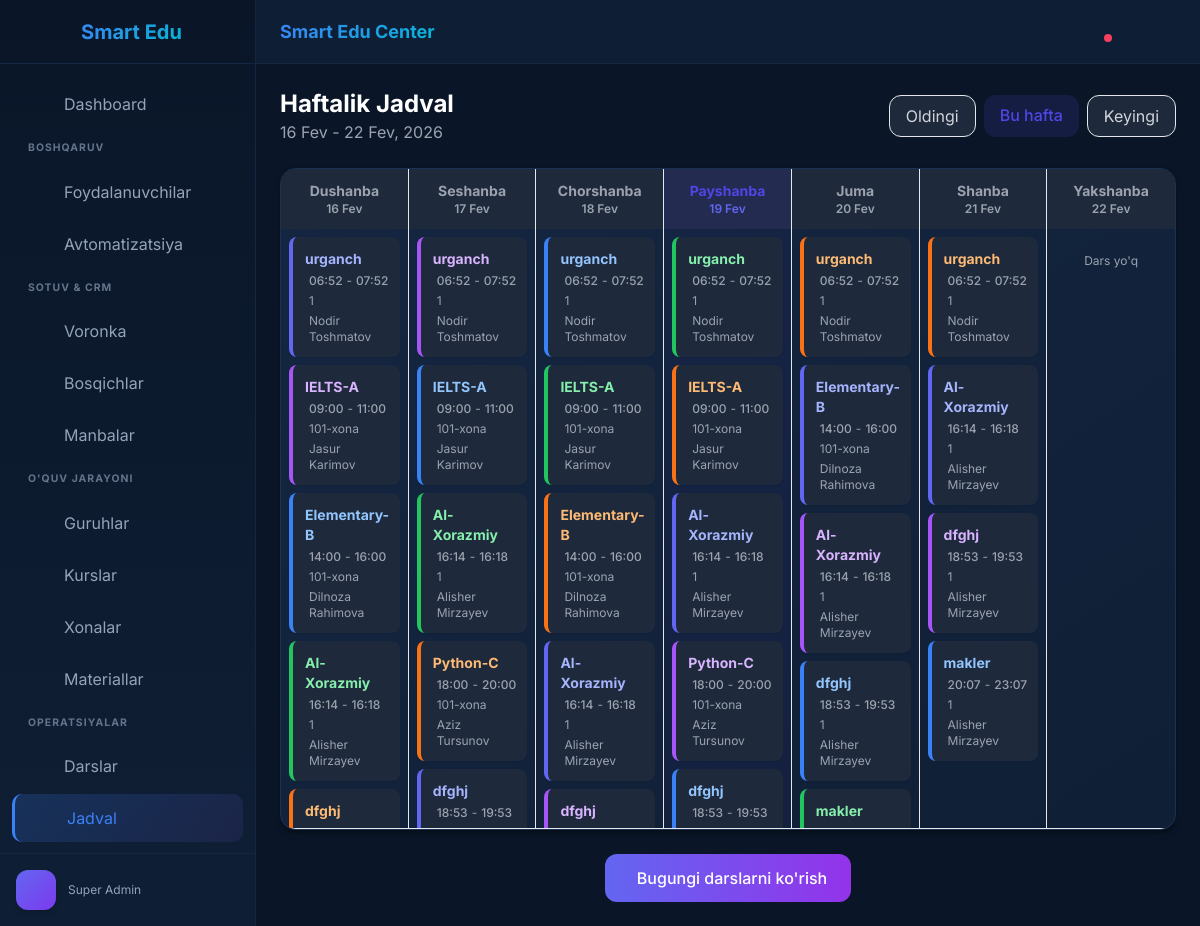
Screenshot of /operations/schedule/ (signed in) with the database file from the repository.
### apps/users/models.py (models this page shows, shortened)
class User(AbstractUser, TenantAwareModel):
    ROLE_CHOICES = (
        ('super_admin', 'Super Admin'),  # Platforma egasi
        ('owner', 'Direktor'),  # Markaz egasi
        ('admin', 'Administrator'),  # Filial boshqaruvchisi
        ('teacher', 'O\'qituvchi'),
        ('student', 'O\'quvchi'),
        ('parent', 'Ota-ona'),
        ('staff', 'Xodim'),  # Boshqa xodimlar
    )
    username = None  # Usernameni o'chiramiz
    phone = models.CharField(max_length=20, unique=True, verbose_name="Telefon raqam")
    telegram_id = models.BigIntegerField(null=True, blank=True, unique=True, verbose_name="Telegram ID")
    USERNAME_FIELD = 'phone'
    REQUIRED_FIELDS = []
    objects = CustomUserManager()
    role = models.CharField(max_length=20, choices=ROLE_CHOICES, default='student', verbose_name="Roli")
    branch = models.ForeignKey('organizations.Branch', on_delete=models.SET_NULL, null=True, blank=True,
                               verbose_name="Filial")
    middle_name = models.CharField(max_length=50, blank=True, verbose_name="Otasining ismi")
    birth_date = models.DateField(null=True, blank=True, verbose_name="Tug'ilgan sana")
    avatar = models.ImageField(upload_to='avatars/%Y/%m/', blank=True, null=True, verbose_name="Rasm")
    nfc_card_id = models.CharField(max_length=50, blank=True, null=True, unique=True, verbose_name="NFC ID (Turniket)")
    profile_data = models.JSONField(default=dict, blank=True, verbose_name="Qo'shimcha Info")
    balance = models.DecimalField(max_digits=12, decimal_places=2, default=0, verbose_name="Hisob (Balans)")
    organization = models.ForeignKey(
        'organizations.Organization',
        on_delete=models.CASCADE,
        related_name='users',
        null=True,
        blank=True
    )
    class Meta:
        db_table = 'users'
        verbose_name = "Foydalanuvchi"
        verbose_name_plural = "Foydalanuvchilar"
        indexes = [
            models.Index(fields=['organization', 'role']),
            models.Index(fields=['organization', 'branch']),
            models.Index(fields=['phone']),
            models.Index(fields=['telegram_id']),
        ]

### apps/education/models.py (models this page shows, shortened)
class Group(TenantAwareModel):
    STATUS_CHOICES = (
        ('pending', 'Yig\'ilmoqda'),
        ('active', 'Dars ketmoqda'),
        ('finished', 'Tugatilgan'),
        ('cancelled', 'Bekor qilingan'),
    )
    name = models.CharField(max_length=100, verbose_name="Guruh nomi")  # M: IELTS-A
    course = models.ForeignKey(Course, on_delete=models.CASCADE, related_name='groups', verbose_name="Kurs")
    teacher = models.ForeignKey(
        User,
        on_delete=models.SET_NULL,
        null=True,
        limit_choices_to={'role': 'teacher'},
        related_name='teaching_groups',
        verbose_name="O'qituvchi"
    )
    status = models.CharField(max_length=20, choices=STATUS_CHOICES, default='pending', verbose_name="Holati")
    start_date = models.DateField(null=True, blank=True, verbose_name="Boshlanish sanasi")
    end_date = models.DateField(null=True, blank=True, verbose_name="Tugash sanasi")
    schedule_days = models.JSONField(default=list, verbose_name="Dars kunlari (1=Dush...7=Yak)")
    start_time = models.TimeField(null=True, blank=True, verbose_name="Boshlanish vaqti")
    end_time = models.TimeField(null=True, blank=True, verbose_name="Tugash vaqti")
    room = models.ForeignKey(Room, on_delete=models.SET_NULL, null=True, related_name='groups', verbose_name="Xona")
    class Meta:
        db_table = 'groups'
        verbose_name = "Guruh"
        verbose_name_plural = "Guruhlar"

class Room(TenantAwareModel):
    name = models.CharField(max_length=50, verbose_name="Xona nomi")
    capacity = models.PositiveIntegerField(default=10, verbose_name="Sig'imi")
    has_projector = models.BooleanField(default=False, verbose_name="Proyektor bormi?")
    class Meta:
        db_table = 'rooms'
        verbose_name = "Xona"
        verbose_name_plural = "Xonalar"

### apps/operations/views.py (the view)
# urls.py: path('schedule/', views.schedule_view, name='schedule'),
@login_required
def schedule_view(request):
    org = request.user.organization
    user = request.user
    today = timezone.now().date()
    start_of_week = today - timedelta(days=today.weekday())
    end_of_week = start_of_week + timedelta(days=6)
    week_offset = int(request.GET.get('week', 0))
    start_of_week += timedelta(weeks=week_offset)
    end_of_week += timedelta(weeks=week_offset)
    if user.role == 'super_admin' or not org:
        groups = Group.objects.filter(
            is_deleted=False,
            status__in=['active', 'pending']
        ).select_related('teacher', 'room', 'course')
    else:
        groups = Group.objects.filter(
            organization=org,
            is_deleted=False,
            status__in=['active', 'pending']
        ).select_related('teacher', 'room', 'course')
    if user.role == 'teacher':
        groups = groups.filter(teacher=user)
    elif user.role == 'student':
        my_groups = GroupStudent.objects.filter(
            student=user, status='active'
        ).values_list('group_id', flat=True)
        groups = groups.filter(id__in=my_groups)
    day_names = ['', 'Dushanba', 'Seshanba', 'Chorshanba', 'Payshanba', 'Juma', 'Shanba', 'Yakshanba']
    week_days = []
    for i in range(7):
        day_number = i + 1  # 1-7 (Dushanba-Yakshanba)
        day_date = start_of_week + timedelta(days=i)
        day_groups = []
        for group in groups:
            if group.schedule_days and day_number in group.schedule_days:
                day_groups.append({
                    'group': group,
                    'name': group.name,
                    'start_time': group.start_time,
                    'end_time': group.end_time,
                    'room': group.room,
                    'teacher': group.teacher,
                    'course': group.course,
                })
        day_groups.sort(key=lambda x: x['start_time'] if x['start_time'] else timezone.now().time())
        week_days.append({
            'day_number': day_number,
            'day_name': day_names[day_number],
            'date': day_date,
            'is_today': day_date == today,
            'groups': day_groups,
        })
    context = {
        'week_days': week_days,
        'start_of_week': start_of_week,
        'end_of_week': end_of_week,
        'week_offset': week_offset,
        'today': today,
    }
    return render(request, 'operations/schedule.html', context)

### apps/core/context_processors.py (called while the page is built)
def tenant_context(request):
    return {
        'organization': request.organization
    }

### templates/operations/schedule.html (shortened to what this page needs)
{% extends 'base.html' %}
{% block content %}
<div class="space-y-6">
    <div class="flex items-center justify-between">
        <div>
            <h1 class="text-2xl font-bold text-gray-800 dark:text-white">Haftalik Jadval</h1>
            <p class="text-gray-500 dark:text-gray-400">
                {{ start_of_week|date:"d M" }} - {{ end_of_week|date:"d M, Y" }}
            </p>
        </div>
        <div class="flex gap-2">
            <a href="?week={{ week_offset|add:'-1' }}"
                class="px-4 py-2 bg-white dark:bg-dark-800 rounded-xl border border-gray-200 dark:border-dark-600 text-gray-600 dark:text-gray-300 hover:bg-gray-50 transition">
                 Oldingi
            </a>
            {% if week_offset != 0 %}
            <a href="?week=0"
                class="px-4 py-2 bg-indigo-100 dark:bg-indigo-900/30 text-indigo-600 rounded-xl font-medium hover:bg-indigo-200 transition">
                Bu hafta
            </a>
            {% else %}
            <span class="px-4 py-2 bg-indigo-100 dark:bg-indigo-900/30 text-indigo-600 rounded-xl font-medium">
                Bu hafta
            </span>
            {% endif %}
            <a href="?week={{ week_offset|add:'1' }}"
                class="px-4 py-2 bg-white dark:bg-dark-800 rounded-xl border border-gray-200 dark:border-dark-600 text-gray-600 dark:text-gray-300 hover:bg-gray-50 transition">
                Keyingi
            </a>
        </div>
    </div>
    <div class="glass-panel rounded-2xl overflow-hidden">
        <div
            class="grid grid-cols-7 bg-gray-50 dark:bg-dark-800 text-center text-sm font-semibold text-gray-600 dark:text-gray-400">
            {% for day in week_days %}
            <div
                class="py-3 border-r border-gray-200 dark:border-dark-600 last:border-r-0 {% if day.is_today %}bg-indigo-100 dark:bg-indigo-900/30 text-indigo-600{% endif %}">
                <div class="font-bold">{{ day.day_name }}</div>
                <div class="text-xs {% if day.is_today %}text-indigo-500{% else %}text-gray-400{% endif %}">
                    {{ day.date|date:"d M" }}
                </div>
            </div>
            {% endfor %}
        </div>
        <div class="grid grid-cols-7 min-h-[400px]">
            {% for day in week_days %}
            <div class="border-r border-b border-gray-200 dark:border-dark-700 p-2 space-y-2 last:border-r-0 overflow-y-auto max-h-[600px]
                {% if day.is_today %}bg-indigo-50/50 dark:bg-indigo-900/10{% endif %}">
                {% for item in day.groups %}
                <div
                    class="p-3 rounded-lg bg-white dark:bg-dark-800 border-l-4 shadow-sm hover:shadow-md transition cursor-pointer
                    {% cycle 'border-indigo-500' 'border-purple-500' 'border-blue-500' 'border-green-500' 'border-orange-500' %}">
                    <p class="font-bold text-sm mb-1
                    {% cycle 'text-indigo-700 dark:text-indigo-300' 'text-purple-700 dark:text-purple-300' 'text-blue-700 dark:text-blue-300' 'text-green-700 dark:text-green-300' 'text-orange-700 dark:text-orange-300' %}">
                        {{ item.name }}
                    </p>
                    <div class="mt-1 flex items-center gap-1 text-xs text-gray-600 dark:text-gray-400">
                        {% if item.start_time %}
                        <span class="font-medium">{{ item.start_time|time:"H:i" }}</span>
                        {% if item.end_time %}
                        <span>-</span>
                        <span class="font-medium">{{ item.end_time|time:"H:i" }}</span>
                        {% endif %}
                        {% else %}
                        <span class="text-gray-400">Vaqt belgilanmagan</span>
                        {% endif %}
                    </div>
                    {% if item.room %}
                    <div class="mt-1 flex items-center gap-1 text-xs text-gray-500 dark:text-gray-400">
                        <span>{{ item.room.name }}</span>
                    </div>
                    {% endif %}
                    {% if item.teacher %}
                    <div class="mt-1 flex items-center gap-1 text-xs text-gray-500 dark:text-gray-400">
                        <span>{{ item.teacher.first_name }} {{ item.teacher.last_name }}</span>
                    </div>
                    {% endif %}
                </div>
                {% empty %}
                <p class="text-xs text-gray-400 text-center py-4">Dars yo'q</p>
                {% endfor %}
            </div>
            {% endfor %}
        </div>
    </div>
    <div class="flex justify-center">
        <a href="{% url 'operations:lesson_list' %}"
            class="px-6 py-3 bg-gradient-to-r from-indigo-500 to-purple-600 text-white rounded-xl font-medium hover:shadow-lg transition flex items-center gap-2">
            Bugungi darslarni ko'rish
        </a>
    </div>
</div>
{% endblock %}

### templates/base.html (shortened to what this page needs)
{% load static %}
<!DOCTYPE html>
<html lang="uz" x-data="{
    darkMode: true,
    sidebarOpen: window.innerWidth >= 1024
}" :class="{ 'dark': darkMode }" class="dark">
<head>
    <script src="https://cdn.tailwindcss.com"></script>
    <link rel="stylesheet" href="{% static 'css/style.css' %}">
</head>
<body class="font-sans antialiased overflow-hidden bg-[#0a1628] text-slate-100">
    <div class="flex h-screen w-full">
        <aside
            class="flex-shrink-0 w-64 flex flex-col transition-all duration-300 transform lg:transform-none z-50 absolute lg:relative h-full sidebar-dark"
            :class="sidebarOpen ? 'translate-x-0' : '-translate-x-full'">
            <div class="h-16 flex items-center justify-center border-b border-[#152642]">
                <span class="text-xl font-bold flex items-center gap-2 text-gradient">
                    Smart Edu
                </span>
            </div>
            <div id="sidebar-nav" class="flex-1 overflow-y-auto py-4 px-3 space-y-1">
                {% include 'components/sidebar.html' %}
            </div>
            <div class="p-4 border-t border-[#152642] bg-[#0f1f35]/50">
                <div class="flex items-center gap-3">
                    <div
                        class="w-10 h-10 rounded-xl bg-gradient-to-br from-indigo-500 to-violet-600 text-white flex items-center justify-center font-bold shadow-md">
                    </div>
                    <div class="flex-1 min-w-0">
                        <p class="text-xs truncate text-slate-400">{{ request.user.get_role_display }}</p>
                    </div>
                    <a href="{% url 'logout' %}"
                        class="transition p-2 rounded-lg text-slate-400 hover:text-red-400 hover:bg-red-500/10">
                    </a>
                </div>
            </div>
        </aside>
        <div class="flex-1 flex flex-col h-screen min-w-0 overflow-hidden">
            <header class="h-16 flex items-center justify-between px-6 z-40 header-dark">
                <h1 class="text-lg font-bold hidden sm:block text-gradient">
                    {{ organization.name|default:"Smart Edu Center" }}
                </h1>
                <div class="flex items-center gap-2" x-data="{ notifOpen: false, logoutOpen: false }">
                    <div class="relative">
                        <button @click="notifOpen = !notifOpen"
                            class="relative p-2.5 rounded-xl transition text-slate-400 hover:text-amber-400 hover:bg-[#152642]">
                            <span class="absolute top-2 right-2 w-2 h-2 bg-rose-500 rounded-full animate-pulse"></span>
                        </button>
                    </div>
                    <button class="p-2.5 text-slate-400 hover:text-blue-400 hover:bg-[#152642] rounded-xl transition">
                    </button>
                    <div class="relative">
                        <button @click="logoutOpen = true"
                            class="p-2.5 text-slate-400 hover:text-rose-400 hover:bg-rose-500/10 rounded-xl transition">
                        </button>
                    </div>
                </div>
            </header>
            <main class="flex-1 overflow-y-auto p-6 bg-[#0a1628]">
                {% block content %}{% endblock %}
            </main>
        </div>
    </div>
</body>
</html>

### static/css/style.css (style rules this page uses)
:root { --navy-900: #0a1628; --navy-800: #0f1f35; --navy-700: #152642; --navy-600: #1c3255; --navy-500: #234069; --navy-400: #3a5a8a; --navy-300: #5a7faf; --navy-200: #8faad4; --navy-100: #c4d5ea; --navy-50: #e8eff7; --accent-blue: #3b82f6; --accent-cyan: #06b6d4; --accent-purple: #8b5cf6; --accent-green: #10b981; --accent-amber: #f59e0b; --accent-rose: #f43f5e; --text-white: #ffffff; --text-light: #e2e8f0; --text-muted: #94a3b8; --text-dim: #64748b; --shadow-sm: 0 1px 2px rgba(0, 0, 0, 0.3); --shadow-md: 0 4px 6px rgba(0, 0, 0, 0.4); --shadow-lg: 0 10px 25px rgba(0, 0, 0, 0.5); --shadow-glow: 0 0 20px rgba(59, 130, 246, 0.3); --transition: 200ms ease; }
.dark .glass-panel { background: linear-gradient(145deg, var(--navy-700), var(--navy-800)); border: 1px solid var(--navy-600); box-shadow: var(--shadow-md); }
.sidebar-dark { background: linear-gradient(180deg, var(--navy-900), var(--navy-800)); border-right: 1px solid var(--navy-700); }
.header-dark { background: rgba(15, 31, 53, 0.95); backdrop-filter: blur(10px); border-bottom: 1px solid var(--navy-700); }
.text-gradient { background: linear-gradient(135deg, var(--accent-blue), var(--accent-cyan)); -webkit-background-clip: text; -webkit-text-fill-color: transparent; background-clip: text; }

### rows the page displays
User: user.role "Super Admin"
Group: name "urganch", start_time "06:52", end_time "07:52", room.name "1", teacher.first_name "Nodir", teacher.last_name "Toshmatov"
Group: name "IELTS-A", start_time "09:00", end_time "11:00", room.name "101-xona", teacher.first_name "Jasur", teacher.last_name "Karimov"
Group: name "Elementary-B", start_time "14:00", end_time "16:00", room.name "101-xona", teacher.first_name "Dilnoza", teacher.last_name "Rahimova"
Group: name "Al-Xorazmiy", start_time "16:14", end_time "16:18", room.name "1", teacher.first_name "Alisher", teacher.last_name "Mirzayev"
Group: name "dfghj", start_time "18:53", end_time "19:53", room.name "1", teacher.first_name "Alisher", teacher.last_name "Mirzayev"
Group: name "Python-C", start_time "18:00", end_time "20:00", room.name "101-xona", teacher.first_name "Aziz", teacher.last_name "Tursunov"
Group: name "makler", start_time "20:07", end_time "23:07", room.name "1", teacher.first_name "Alisher", teacher.last_name "Mirzayev"

### other values shown
{{ organization.name|default:"Smart Edu Center" }} "Smart Edu Center"
{{ start_of_week|date:"d M" }} "16 Fev"
{{ end_of_week|date:"d M, Y" }} "22 Fev, 2026"
{{ day.day_name }} "Dushanba" "Seshanba" "Chorshanba" "Payshanba" "Juma" "Shanba" "Yakshanba"
{{ day.date|date:"d M" }} "16 Fev" "17 Fev" "18 Fev" "19 Fev" "20 Fev" "21 Fev" "22 Fev"
